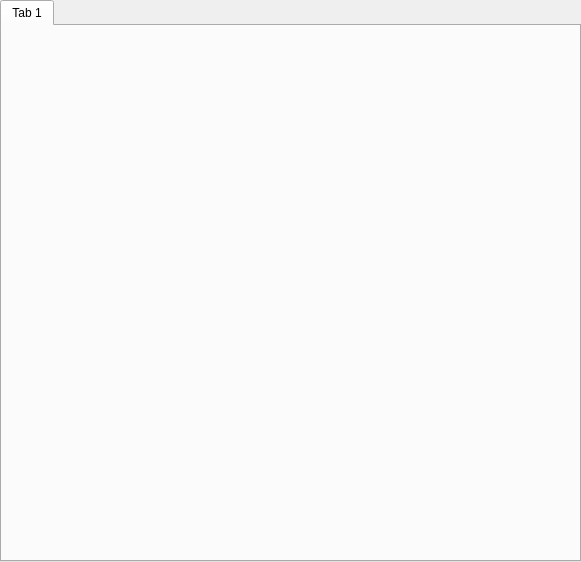
<ui version="4.0" >
 <class>chatWindow</class>
 <widget class="QMainWindow" name="chatWindow" >
  <property name="geometry" >
   <rect>
    <x>0</x>
    <y>0</y>
    <width>581</width>
    <height>562</height>
   </rect>
  </property>
  <property name="windowTitle" >
   <string>Chat</string>
  </property>
  <property name="windowIcon" >
   <iconset>:/images/16x16/apps/jabbim.png</iconset>
  </property>
  <widget class="QWidget" name="centralwidget" >
   <layout class="QGridLayout" >
    <property name="margin" >
     <number>0</number>
    </property>
    <property name="spacing" >
     <number>0</number>
    </property>
    <item row="0" column="0" >
     <widget class="QTabWidget" name="chatTab" >
      <property name="currentIndex" >
       <number>0</number>
      </property>
      <widget class="QWidget" name="tab" >
       <attribute name="title" >
        <string>Tab 1</string>
       </attribute>
      </widget>
     </widget>
    </item>
   </layout>
  </widget>
 </widget>
 <resources/>
 <connections/>
</ui>
